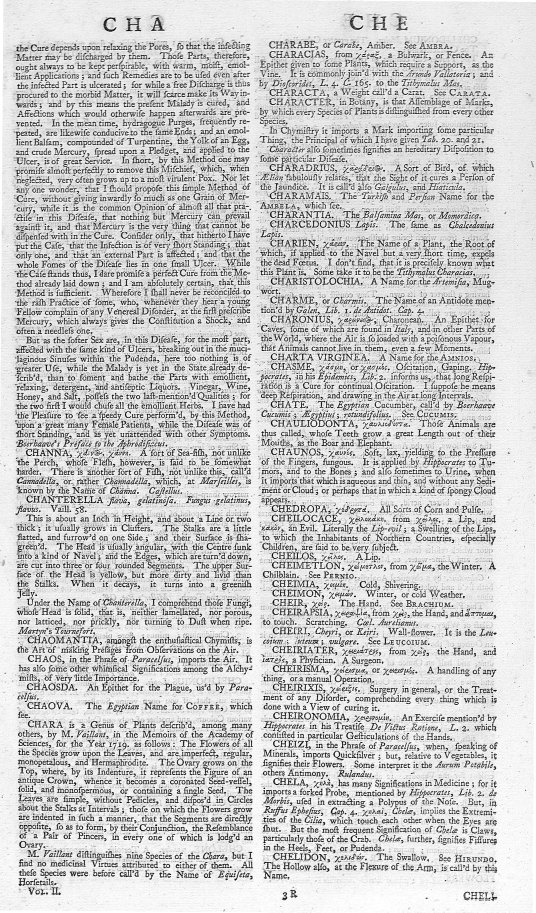
#> input picture data/01686x02_0250.jpg, 1608 x 2737 px (shown at 1/3 size)
$ python page_dewarp.py ../data/01686x02_0250.jpg
#> lines starting #> are read from the running program, lines starting #| are printed output that depends on the picture; after the words box and inside, x2 and y2 are one past the last pixel; in counts of white or black regions, pixels touching at a corner belong together
#!/usr/bin/env python
######################################################################
# page_dewarp.py - Proof-of-concept of page-dewarping based on a
# "cubic sheet" model. Requires OpenCV (version 3 or greater),
# PIL/Pillow, and scipy.optimize.
######################################################################
# Author:  Matt Zucker
# Date:    July 2016
# License: MIT License (see LICENSE.txt)
######################################################################

import os
import sys
import datetime
import cv2
from PIL import Image
import numpy as np
import scipy.optimize

# for some reason pylint complains about cv2 members being undefined :(
# pylint: disable=E1101

PAGE_MARGIN_X = 50       # reduced px to ignore near L/R edge
PAGE_MARGIN_Y = 20       # reduced px to ignore near T/B edge

OUTPUT_ZOOM = 1.0        # how much to zoom output relative to *original* image
OUTPUT_DPI = 300         # just affects stated DPI of PNG, not appearance
REMAP_DECIMATE = 16      # downscaling factor for remapping image

ADAPTIVE_WINSZ = 55      # window size for adaptive threshold in reduced px

TEXT_MIN_WIDTH = 15      # min reduced px width of detected text contour
TEXT_MIN_HEIGHT = 2      # min reduced px height of detected text contour
TEXT_MIN_ASPECT = 1.5    # filter out text contours below this w/h ratio
TEXT_MAX_THICKNESS = 10  # max reduced px thickness of detected text contour

EDGE_MAX_OVERLAP = 1.0   # max reduced px horiz. overlap of contours in span
EDGE_MAX_LENGTH = 100.0  # max reduced px length of edge connecting contours
EDGE_ANGLE_COST = 10.0   # cost of angles in edges (tradeoff vs. length)
EDGE_MAX_ANGLE = 7.5     # maximum change in angle allowed between contours

RVEC_IDX = slice(0, 3)   # index of rvec in params vector
TVEC_IDX = slice(3, 6)   # index of tvec in params vector
CUBIC_IDX = slice(6, 8)  # index of cubic slopes in params vector

SPAN_MIN_WIDTH = 30      # minimum reduced px width for span
SPAN_PX_PER_STEP = 20    # reduced px spacing for sampling along spans
FOCAL_LENGTH = 1.2       # normalized focal length of camera

DEBUG_LEVEL = 0          # 0=none, 1=some, 2=lots, 3=all
DEBUG_OUTPUT = 'file'    # file, screen, both

WINDOW_NAME = 'Dewarp'   # Window name for visualization

# nice color palette for visualizing contours, etc.
CCOLORS = [
    (255, 0, 0),
    (255, 63, 0),
    (255, 127, 0),
    (255, 191, 0),
    (255, 255, 0),
    (191, 255, 0),
    (127, 255, 0),
    (63, 255, 0),
    (0, 255, 0),
    (0, 255, 63),
    (0, 255, 127),
    (0, 255, 191),
    (0, 255, 255),
    (0, 191, 255),
    (0, 127, 255),
    (0, 63, 255),
    (0, 0, 255),
    (63, 0, 255),
    (127, 0, 255),
    (191, 0, 255),
    (255, 0, 255),
    (255, 0, 191),
    (255, 0, 127),
    (255, 0, 63),
]

# default intrinsic parameter matrix
K = np.array([
    [FOCAL_LENGTH, 0, 0],
    [0, FOCAL_LENGTH, 0],
    [0, 0, 1]], dtype=np.float32)


# [24 lines left out: function debug_show, not called in this run]


def round_nearest_multiple(i, factor):
    i = int(i)
    rem = i % factor
    if not rem:
        return i
    else:
        return i + factor - rem


def pix2norm(shape, pts):
    height, width = shape[:2]
    scl = 2.0/(max(height, width))
    offset = np.array([width, height], dtype=pts.dtype).reshape((-1, 1, 2))*0.5
    return (pts - offset) * scl


def norm2pix(shape, pts, as_integer):
    height, width = shape[:2]
    scl = max(height, width)*0.5
    offset = np.array([0.5*width, 0.5*height],
                      dtype=pts.dtype).reshape((-1, 1, 2))
    rval = pts * scl + offset
    if as_integer:
        return (rval + 0.5).astype(int)
    else:
        return rval


def fltp(point):
    return tuple(point.astype(int).flatten())


# [17 lines left out: function draw_correspondences, not called in this run]


def get_default_params(corners, ycoords, xcoords):

    # page width and height
    page_width = np.linalg.norm(corners[1] - corners[0])
    page_height = np.linalg.norm(corners[-1] - corners[0])
    rough_dims = (page_width, page_height)

    # our initial guess for the cubic has no slope
    cubic_slopes = [0.0, 0.0]

    # object points of flat page in 3D coordinates
    corners_object3d = np.array([
        [0, 0, 0],
        [page_width, 0, 0],
        [page_width, page_height, 0],
        [0, page_height, 0]])

    # estimate rotation and translation from four 2D-to-3D point
    # correspondences
    _, rvec, tvec = cv2.solvePnP(corners_object3d,
                                 corners, K, np.zeros(5))

    span_counts = [len(xc) for xc in xcoords]

    params = np.hstack((np.array(rvec).flatten(),
                        np.array(tvec).flatten(),
                        np.array(cubic_slopes).flatten(),
                        ycoords.flatten()) +
                       tuple(xcoords))

    return rough_dims, span_counts, params


def project_xy(xy_coords, pvec):

    # get cubic polynomial coefficients given
    #
    #  f(0) = 0, f'(0) = alpha
    #  f(1) = 0, f'(1) = beta

    alpha, beta = tuple(pvec[CUBIC_IDX])

    poly = np.array([
        alpha + beta,
        -2*alpha - beta,
        alpha,
        0])

    xy_coords = xy_coords.reshape((-1, 2))
    z_coords = np.polyval(poly, xy_coords[:, 0])

    objpoints = np.hstack((xy_coords, z_coords.reshape((-1, 1))))

    image_points, _ = cv2.projectPoints(objpoints,
                                        pvec[RVEC_IDX],
                                        pvec[TVEC_IDX],
                                        K, np.zeros(5))

    return image_points


def project_keypoints(pvec, keypoint_index):

    xy_coords = pvec[keypoint_index]
    xy_coords[0, :] = 0

    return project_xy(xy_coords, pvec)


def resize_to_screen(src, maxw=1280, maxh=700, copy=False):

    height, width = src.shape[:2]

    scl_x = float(width)/maxw
    scl_y = float(height)/maxh

    scl = int(np.ceil(max(scl_x, scl_y)))

    if scl > 1.0:
        inv_scl = 1.0/scl
        img = cv2.resize(src, (0, 0), None, inv_scl, inv_scl, cv2.INTER_AREA)
    elif copy:
        img = src.copy()
    else:
        img = src

    return img


def box(width, height):
    return np.ones((height, width), dtype=np.uint8)


def get_page_extents(small):

    height, width = small.shape[:2]

    xmin = PAGE_MARGIN_X
    ymin = PAGE_MARGIN_Y
    xmax = width-PAGE_MARGIN_X
    ymax = height-PAGE_MARGIN_Y

    page = np.zeros((height, width), dtype=np.uint8)
    cv2.rectangle(page, (xmin, ymin), (xmax, ymax), (255, 255, 255), -1)

    outline = np.array([
        [xmin, ymin],
        [xmin, ymax],
        [xmax, ymax],
        [xmax, ymin]])

    return page, outline


def get_mask(name, small, pagemask, masktype):

    sgray = cv2.cvtColor(small, cv2.COLOR_RGB2GRAY)

    if masktype == 'text':

        mask = cv2.adaptiveThreshold(sgray, 255, cv2.ADAPTIVE_THRESH_MEAN_C,
                                     cv2.THRESH_BINARY_INV,
                                     ADAPTIVE_WINSZ,
                                     25)

        if DEBUG_LEVEL >= 3:
            debug_show(name, 0.1, 'thresholded', mask)

        mask = cv2.dilate(mask, box(9, 1))

        if DEBUG_LEVEL >= 3:
            debug_show(name, 0.2, 'dilated', mask)

        mask = cv2.erode(mask, box(1, 3))

        if DEBUG_LEVEL >= 3:
            debug_show(name, 0.3, 'eroded', mask)

    else:

        mask = cv2.adaptiveThreshold(sgray, 255, cv2.ADAPTIVE_THRESH_MEAN_C,
                                     cv2.THRESH_BINARY_INV,
                                     ADAPTIVE_WINSZ,
                                     7)

        if DEBUG_LEVEL >= 3:
            debug_show(name, 0.4, 'thresholded', mask)

        mask = cv2.erode(mask, box(3, 1), iterations=3)

        if DEBUG_LEVEL >= 3:
            debug_show(name, 0.5, 'eroded', mask)

        mask = cv2.dilate(mask, box(8, 2))

        if DEBUG_LEVEL >= 3:
            debug_show(name, 0.6, 'dilated', mask)

    return np.minimum(mask, pagemask)


def interval_measure_overlap(int_a, int_b):
    return min(int_a[1], int_b[1]) - max(int_a[0], int_b[0])


def angle_dist(angle_b, angle_a):

    diff = angle_b - angle_a

    while diff > np.pi:
        diff -= 2*np.pi

    while diff < -np.pi:
        diff += 2*np.pi

    return np.abs(diff)


def blob_mean_and_tangent(contour):

    moments = cv2.moments(contour)

    area = moments['m00']

    mean_x = moments['m10'] / area
    mean_y = moments['m01'] / area

    moments_matrix = np.array([
        [moments['mu20'], moments['mu11']],
        [moments['mu11'], moments['mu02']]
    ]) / area

    _, svd_u, _ = cv2.SVDecomp(moments_matrix)

    center = np.array([mean_x, mean_y])
    tangent = svd_u[:, 0].flatten().copy()

    return center, tangent


class ContourInfo(object):

    def __init__(self, contour, rect, mask):

        self.contour = contour
        self.rect = rect
        self.mask = mask

        self.center, self.tangent = blob_mean_and_tangent(contour)

        self.angle = np.arctan2(self.tangent[1], self.tangent[0])

        clx = [self.proj_x(point) for point in contour]

        lxmin = min(clx)
        lxmax = max(clx)

        self.local_xrng = (lxmin, lxmax)

        self.point0 = self.center + self.tangent * lxmin
        self.point1 = self.center + self.tangent * lxmax

        self.pred = None
        self.succ = None

    def proj_x(self, point):
        return np.dot(self.tangent, point.flatten()-self.center)

    def local_overlap(self, other):
        xmin = self.proj_x(other.point0)
        xmax = self.proj_x(other.point1)
        return interval_measure_overlap(self.local_xrng, (xmin, xmax))


def generate_candidate_edge(cinfo_a, cinfo_b):

    # we want a left of b (so a's successor will be b and b's
    # predecessor will be a) make sure right endpoint of b is to the
    # right of left endpoint of a.
    if cinfo_a.point0[0] > cinfo_b.point1[0]:
        tmp = cinfo_a
        cinfo_a = cinfo_b
        cinfo_b = tmp

    x_overlap_a = cinfo_a.local_overlap(cinfo_b)
    x_overlap_b = cinfo_b.local_overlap(cinfo_a)

    overall_tangent = cinfo_b.center - cinfo_a.center
    overall_angle = np.arctan2(overall_tangent[1], overall_tangent[0])

    delta_angle = max(angle_dist(cinfo_a.angle, overall_angle),
                      angle_dist(cinfo_b.angle, overall_angle)) * 180/np.pi

    # we want the largest overlap in x to be small
    x_overlap = max(x_overlap_a, x_overlap_b)

    dist = np.linalg.norm(cinfo_b.point0 - cinfo_a.point1)

    if (dist > EDGE_MAX_LENGTH or
            x_overlap > EDGE_MAX_OVERLAP or
            delta_angle > EDGE_MAX_ANGLE):
        return None
    else:
        score = dist + delta_angle*EDGE_ANGLE_COST
        return (score, cinfo_a, cinfo_b)


def make_tight_mask(contour, xmin, ymin, width, height):

    tight_mask = np.zeros((height, width), dtype=np.uint8)
    tight_contour = contour - np.array((xmin, ymin)).reshape((-1, 1, 2))

    cv2.drawContours(tight_mask, [tight_contour], 0,
                     (1, 1, 1), -1)

    return tight_mask


def get_contours(name, small, pagemask, masktype):

    mask = get_mask(name, small, pagemask, masktype)

    contours, hierarchy = cv2.findContours(mask, cv2.RETR_EXTERNAL, cv2.CHAIN_APPROX_NONE)

    contours_out = []

    for contour in contours:

        rect = cv2.boundingRect(contour)
        xmin, ymin, width, height = rect

        if (width < TEXT_MIN_WIDTH or
                height < TEXT_MIN_HEIGHT or
                width < TEXT_MIN_ASPECT*height):
            continue

        tight_mask = make_tight_mask(contour, xmin, ymin, width, height)

        if tight_mask.sum(axis=0).max() > TEXT_MAX_THICKNESS:
            continue

        contours_out.append(ContourInfo(contour, rect, tight_mask))

    if DEBUG_LEVEL >= 2:
        visualize_contours(name, small, contours_out)

    return contours_out


def assemble_spans(name, small, pagemask, cinfo_list):

    # sort list
    cinfo_list = sorted(cinfo_list, key=lambda cinfo: cinfo.rect[1])

    # generate all candidate edges
    candidate_edges = []

    for i, cinfo_i in enumerate(cinfo_list):
        for j in range(i):
            # note e is of the form (score, left_cinfo, right_cinfo)
            edge = generate_candidate_edge(cinfo_i, cinfo_list[j])
            if edge is not None:
                candidate_edges.append(edge)

    # sort candidate edges by score (lower is better)
    candidate_edges.sort()

    # for each candidate edge
    for _, cinfo_a, cinfo_b in candidate_edges:
        # if left and right are unassigned, join them
        if cinfo_a.succ is None and cinfo_b.pred is None:
            cinfo_a.succ = cinfo_b
            cinfo_b.pred = cinfo_a

    # generate list of spans as output
    spans = []

    # until we have removed everything from the list
    while cinfo_list:

        # get the first on the list
        cinfo = cinfo_list[0]

        # keep following predecessors until none exists
        while cinfo.pred:
            cinfo = cinfo.pred

        # start a new span
        cur_span = []

        width = 0.0

        # follow successors til end of span
        while cinfo:
            # remove from list (sadly making this loop *also* O(n^2)
            cinfo_list.remove(cinfo)
            # add to span
            cur_span.append(cinfo)
            width += cinfo.local_xrng[1] - cinfo.local_xrng[0]
            # set successor
            cinfo = cinfo.succ

        # add if long enough
        if width > SPAN_MIN_WIDTH:
            spans.append(cur_span)

    if DEBUG_LEVEL >= 2:
        visualize_spans(name, small, pagemask, spans)

    return spans


def sample_spans(shape, spans):

    span_points = []

    for span in spans:

        contour_points = []

        for cinfo in span:

            yvals = np.arange(cinfo.mask.shape[0]).reshape((-1, 1))
            totals = (yvals * cinfo.mask).sum(axis=0)
            means = totals / cinfo.mask.sum(axis=0)

            xmin, ymin = cinfo.rect[:2]

            step = SPAN_PX_PER_STEP
            start = ((len(means)-1) % step) / 2

            contour_points += [(x+xmin, means[x]+ymin)
                               for x in range(int(start), len(means), step)]

        contour_points = np.array(contour_points,
                                  dtype=np.float32).reshape((-1, 1, 2))

        contour_points = pix2norm(shape, contour_points)

        span_points.append(contour_points)

    return span_points


def keypoints_from_samples(name, small, pagemask, page_outline,
                           span_points):

    all_evecs = np.array([[0.0, 0.0]])
    all_weights = 0

    for points in span_points:

        _, evec = cv2.PCACompute(points.reshape((-1, 2)),
                                 None, maxComponents=1)

        weight = np.linalg.norm(points[-1] - points[0])

        all_evecs += evec * weight
        all_weights += weight

    evec = all_evecs / all_weights

    x_dir = evec.flatten()

    if x_dir[0] < 0:
        x_dir = -x_dir

    y_dir = np.array([-x_dir[1], x_dir[0]])

    pagecoords = cv2.convexHull(page_outline)
    pagecoords = pix2norm(pagemask.shape, pagecoords.reshape((-1, 1, 2)))
    pagecoords = pagecoords.reshape((-1, 2))

    px_coords = np.dot(pagecoords, x_dir)
    py_coords = np.dot(pagecoords, y_dir)

    px0 = px_coords.min()
    px1 = px_coords.max()

    py0 = py_coords.min()
    py1 = py_coords.max()

    p00 = px0 * x_dir + py0 * y_dir
    p10 = px1 * x_dir + py0 * y_dir
    p11 = px1 * x_dir + py1 * y_dir
    p01 = px0 * x_dir + py1 * y_dir

    corners = np.vstack((p00, p10, p11, p01)).reshape((-1, 1, 2))

    ycoords = []
    xcoords = []

    for points in span_points:
        pts = points.reshape((-1, 2))
        px_coords = np.dot(pts, x_dir)
        py_coords = np.dot(pts, y_dir)
        ycoords.append(py_coords.mean() - py0)
        xcoords.append(px_coords - px0)

    if DEBUG_LEVEL >= 2:
        visualize_span_points(name, small, span_points, corners)

    return corners, np.array(ycoords), xcoords


# [74 lines left out: functions visualize_contours, visualize_spans, visualize_span_points, not called in this run]


def imgsize(img):
    height, width = img.shape[:2]
    return '{}x{}'.format(width, height)


def make_keypoint_index(span_counts):

    nspans = len(span_counts)
    npts = sum(span_counts)
    keypoint_index = np.zeros((npts+1, 2), dtype=int)
    start = 1

    for i, count in enumerate(span_counts):
        end = start + count
        keypoint_index[start:start+end, 1] = 8+i
        start = end

    keypoint_index[1:, 0] = np.arange(npts) + 8 + nspans

    return keypoint_index


def optimize_params(name, small, dstpoints, span_counts, params):

    keypoint_index = make_keypoint_index(span_counts)

    def objective(pvec):
        ppts = project_keypoints(pvec, keypoint_index)
        return np.sum((dstpoints - ppts)**2)

    print('  initial objective is', objective(params))

    if DEBUG_LEVEL >= 1:
        projpts = project_keypoints(params, keypoint_index)
        display = draw_correspondences(small, dstpoints, projpts)
        debug_show(name, 4, 'keypoints before', display)

    print('  optimizing', len(params), 'parameters...')
    start = datetime.datetime.now()
    res = scipy.optimize.minimize(objective, params,
                                  method='Powell')
    end = datetime.datetime.now()
    print('  optimization took', round((end-start).total_seconds(), 2), 'sec.')
    print('  final objective is', res.fun)
    params = res.x

    if DEBUG_LEVEL >= 1:
        projpts = project_keypoints(params, keypoint_index)
        display = draw_correspondences(small, dstpoints, projpts)
        debug_show(name, 5, 'keypoints after', display)

    return params


def get_page_dims(corners, rough_dims, params):

    dst_br = corners[2].flatten()

    dims = np.array(rough_dims)

    def objective(dims):
        proj_br = project_xy(dims, params)
        return np.sum((dst_br - proj_br.flatten())**2)

    res = scipy.optimize.minimize(objective, dims, method='Powell')
    dims = res.x

    print('  got page dims', dims[0], 'x', dims[1])

    return dims


def remap_image(name, img, small, page_dims, params):

    height = 0.5 * page_dims[1] * OUTPUT_ZOOM * img.shape[0]
    height = round_nearest_multiple(height, REMAP_DECIMATE)

    width = round_nearest_multiple(height * page_dims[0] / page_dims[1],
                                   REMAP_DECIMATE)

    print('  output will be {}x{}'.format(width, height))

    height_small = height / REMAP_DECIMATE
    width_small = width / REMAP_DECIMATE

    page_x_range = np.linspace(0, page_dims[0], int(width_small))
    page_y_range = np.linspace(0, page_dims[1], int(height_small))

    page_x_coords, page_y_coords = np.meshgrid(page_x_range, page_y_range)

    page_xy_coords = np.hstack((page_x_coords.flatten().reshape((-1, 1)),
                                page_y_coords.flatten().reshape((-1, 1))))

    page_xy_coords = page_xy_coords.astype(np.float32)

    image_points = project_xy(page_xy_coords, params)
    image_points = norm2pix(img.shape, image_points, False)

    image_x_coords = image_points[:, 0, 0].reshape(page_x_coords.shape)
    image_y_coords = image_points[:, 0, 1].reshape(page_y_coords.shape)

    image_x_coords = cv2.resize(image_x_coords, (width, height),
                                interpolation=cv2.INTER_CUBIC)

    image_y_coords = cv2.resize(image_y_coords, (width, height),
                                interpolation=cv2.INTER_CUBIC)

    img_gray = cv2.cvtColor(img, cv2.COLOR_RGB2GRAY)

    remapped = cv2.remap(img_gray, image_x_coords, image_y_coords,
                         cv2.INTER_CUBIC,
                         None, cv2.BORDER_REPLICATE)

    thresh = cv2.adaptiveThreshold(remapped, 255, cv2.ADAPTIVE_THRESH_MEAN_C,
                                   cv2.THRESH_BINARY, ADAPTIVE_WINSZ, 25)

    pil_image = Image.fromarray(thresh)
    pil_image = pil_image.convert('1')

    threshfile = name + '_thresh.png'
    pil_image.save(threshfile, dpi=(OUTPUT_DPI, OUTPUT_DPI))

    if DEBUG_LEVEL >= 1:
        height = small.shape[0]
        width = int(round(height * float(thresh.shape[1])/thresh.shape[0]))
        display = cv2.resize(thresh, (width, height),
                             interpolation=cv2.INTER_AREA)
        debug_show(name, 6, 'output', display)

    return threshfile


def main():

    if len(sys.argv) < 2:
        print('usage:', sys.argv[0], 'IMAGE1 [IMAGE2 ...]')
        sys.exit(0)

    if DEBUG_LEVEL > 0 and DEBUG_OUTPUT != 'file':
        cv2.namedWindow(WINDOW_NAME)

    outfiles = []

    for imgfile in sys.argv[1:]:

        img = cv2.imread(imgfile)
#> img is the input picture: shape (2737, 1608, 3); min 0, max 255, mean 202.5
        small = resize_to_screen(img)
#> in resize_to_screen, `img = cv2.resize(src, (0, 0), None, inv_scl, inv_scl, cv2.INTER_AREA)`:
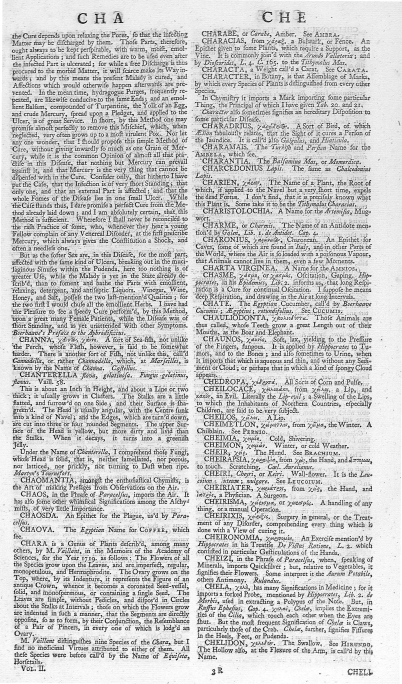
#> img: shape (684, 402, 3); min 13, max 255, mean 202.5
        basename = os.path.basename(imgfile)
        name, _ = os.path.splitext(basename)

        print('loaded', basename, 'with size', imgsize(img), end=' ')
#| loaded 01686x02_0250.jpg with size 1608x2737
        print('and resized to', imgsize(small))
#| and resized to 402x684

        if DEBUG_LEVEL >= 3:
            debug_show(name, 0.0, 'original', small)

        pagemask, page_outline = get_page_extents(small)
#> in get_page_extents, `cv2.rectangle(page, (xmin, ymin), (xmax, ymax), (255, 255, 255), -1)`:
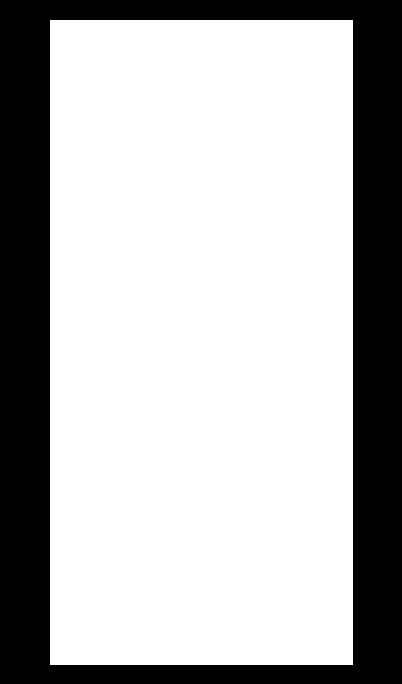
#> page: shape (684, 402); 71.1% white; 1 black region, box (x1, y1, x2, y2) and area: (0, 0, 402, 684) 79533
#> page_outline = [[50, 20], [50, 664], [352, 664], [352, 20]]

        cinfo_list = get_contours(name, small, pagemask, 'text')
#> in get_mask, `mask = cv2.adaptiveThreshold(sgray, 255, cv2.ADAPTIVE_THRESH_MEAN_C, c..`:
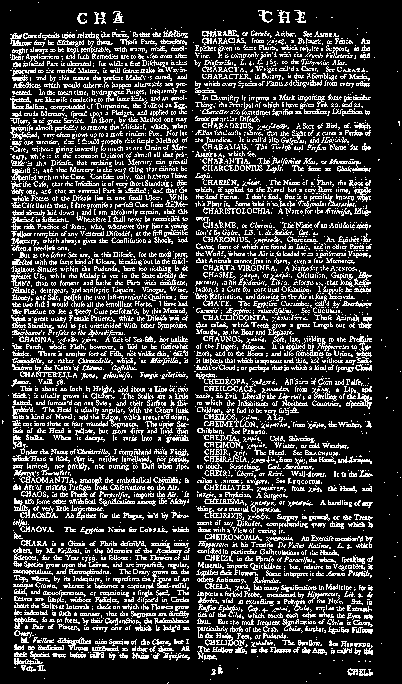
#> mask: shape (684, 402); 22.2% white in thin lines or dots
#> (the rest of the program and of its run is left out)
